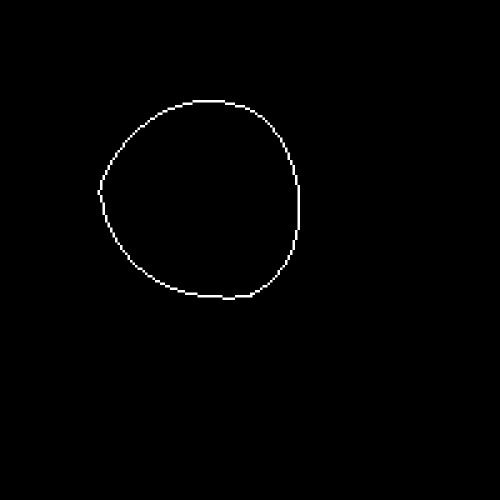
#> input picture data/toy_examples/input_toy/input_1000/FFF.jpg, 1000 x 1000 px, found by its file name (shown at 1/2 size); its folder holds 3 pictures in this run
$ python Scan_flood_fill_time_size.py
#> lines starting #> are read from the running program, lines starting #| are printed output that depends on the picture; after the words box and inside, x2 and y2 are one past the last pixel; in counts of white or black regions, pixels touching at a corner belong together; pictures that were not available may be replaced by others from this repository, and a replacement may not be noted
# coding: utf-8
import numpy as np
import cv2
import time
import os

INPUT_PATH = 'F:/Scan-flood-Fill/data/toy_examples/input_toy/'
OUTPUT_PATH_FILL = 'F:/Scan-flood-Fill/data/toy_examples/output_Scan_flood_Fill_toy/'
colorThreshold = 35

def del_file(path):
    # delete files
    for i in os.listdir(path):
        path_file = os.path.join(path, i)
        if os.path.isfile(path_file):
            os.remove(path_file)
        else:
            del_file(path_file)

def pad_with(vector, pad_width, iaxis, kwargs):
    pad_value = kwargs.get('padder', 0)
    vector[:pad_width[0]] = pad_value
    vector[-pad_width[1]:] = pad_value
    return vector

def readAndPad(imagePath, backGroundColour):
    img = cv2.imread(imagePath, 0)
    padImg = np.pad(img,1,pad_with, padder=backGroundColour)
    height, width = padImg.shape[:2]
    return padImg, height, width

def cropAndReverse(img, height, width, backGroundColor, labelColor, fillColor, maskColor):
    croppedImg = np.delete((np.delete(img, [0, width-1], axis=1)), [0, height-1], axis=0)
    for x in range(height-2):
        for y in range(width-2):
            # label is the color that is temporarily used to fill exterior
            if croppedImg[x,y] == labelColor:
                croppedImg[x,y] = backGroundColor
            if croppedImg[x, y] == fillColor:
                croppedImg[x, y] = maskColor
    return croppedImg

def cvFloodFill(img, height, width, seedPosition, fillColor):
    mask = np.zeros([height+2, width +2], np.uint8)
    cv2.floodFill(img, mask, seedPosition, newVal = fillColor, loDiff = 50, upDiff = 50, flags = 4)

def holesInHoles(imgPath, savePath, backGroundColor, boundaryColor, labelColor, fillColor, maskColor):
    padImg, height, width = readAndPad(imgPath, backGroundColor)
    seedPosition = (0, 0)
    cvFloodFill(padImg, height, width, seedPosition, labelColor)
    for x in range(height):
        for y in range(width):
            pixelValue = padImg[x, y]
            if abs(pixelValue - backGroundColor) < colorThreshold:
                seedPosition = (y,x)
                i = 1
                while abs(padImg[x, y-i] - boundaryColor) < colorThreshold:
                    i = i + 1
                if abs(padImg[x, y-i] - labelColor) < colorThreshold:
                    cvFloodFill(padImg, height, width, seedPosition, fillColor)
                else:
                    cvFloodFill(padImg, height, width, seedPosition, labelColor)

    resultImg = cropAndReverse(padImg, height, width, backGroundColor, labelColor, fillColor, maskColor)
    cv2.imwrite(savePath, resultImg, [int(cv2.IMWRITE_JPEG_QUALITY), 100])
def holeFill_main():
    fill_time = np.zeros([10])
    boundaryColor = 255
    fillColor = 128
    labelColor = 80
    backGroundColor = 0
    maskColor = 255
    for i, n in enumerate(range(200, 400, 200)):
        output_folder_name = 'improved_size_' + str(n)
        input_folder_name = 'input_' + str(n)
        input_path = os.path.join(INPUT_PATH, input_folder_name)
        output_path_fill = os.path.join(OUTPUT_PATH_FILL, output_folder_name)
        #os.mkdir(output_path_fill)
        #uncomment to generate folder for the results
        # delete previous files
        del_file(output_path_fill)
        start = time.clock()
        for root, dirs, files in os.walk(input_path):
            for f in files:
                holesInHoles(os.path.join(input_path, f), os.path.join(output_path_fill, f), backGroundColor, boundaryColor, labelColor, fillColor, maskColor)
#> in readAndPad, img is the input picture: shape (1000, 1000); min 0, max 255, mean 1.4
#> in holesInHoles, `padImg, height, width = readAndPad(imgPath, backGroundColor)`: height = 1002
#> in cvFloodFill, `cv2.floodFill(img, mask, seedPosition, newVal = fillColor, loDiff = 50..`:
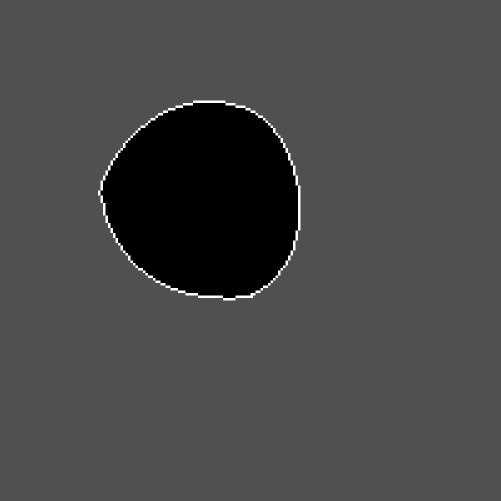
#> img: shape (1002, 1002) (shown at 1/2 size); min 0, max 255, mean 71.5
#> after the loop in holesInHoles, `for x in range(height):`:
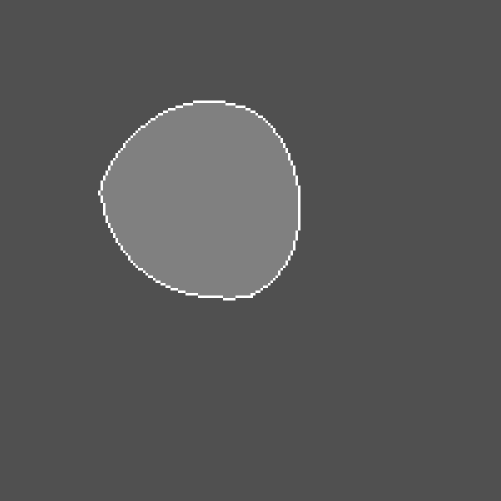
#> padImg: shape (1002, 1002) (shown at 1/2 size); 11.84% of pixels changed, all inside (x1, y1, x2, y2) = (201, 206, 596, 596)
#> after the loop in cropAndReverse, `for x in range(height-2):`:
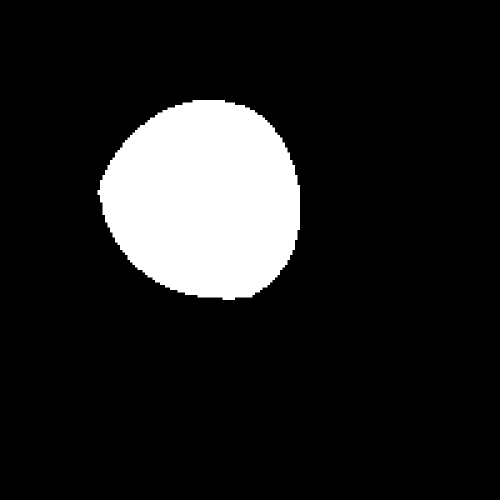
#> croppedImg: shape (1000, 1000) (shown at 1/2 size); min 0, max 255, mean 31.7
        elapsed = (time.clock() - start)
        print("Scan-flood Fill time used for size {} is:".format(str(n)))
        print(elapsed)
        fill_time[i] = elapsed
    print(fill_time)
    np.savetxt("Scan_flood_Fill_time_size.csv", fill_time, delimiter=",")


if __name__ == '__main__':
    holeFill_main()

$ run again, on data/toy_examples/input_toy/input_1000/FTF.jpg
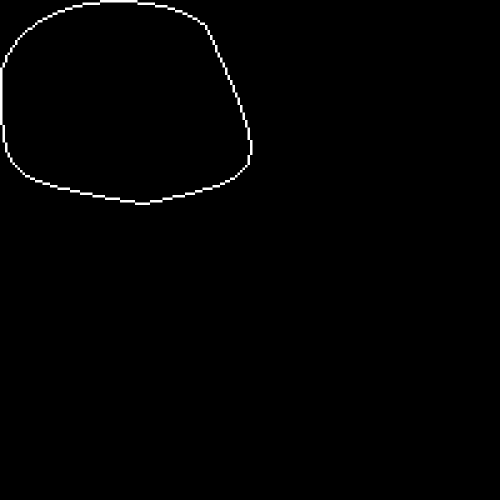
#> input picture data/toy_examples/input_toy/input_1000/FTF.jpg, 1000 x 1000 px, found by its file name (shown at 1/2 size)
#> in readAndPad, img is the input picture: shape (1000, 1000); min 0, max 255, mean 1.7
#> in holesInHoles, `padImg, height, width = readAndPad(imgPath, backGroundColor)`: height = 1002
#> img: shape (1002, 1002)
#> after the loop in holesInHoles, `for x in range(height):`:
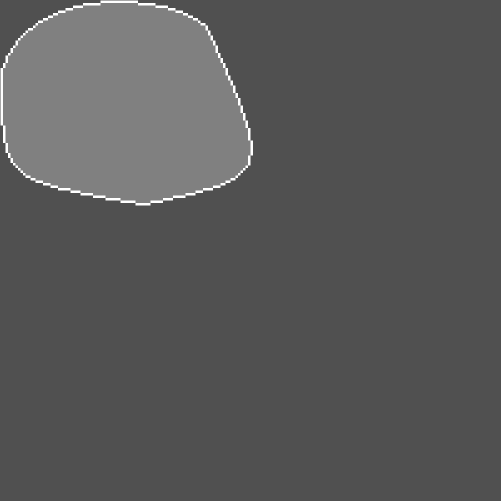
#> padImg: shape (1002, 1002) (shown at 1/2 size); min 80, max 255, mean 88.8
#> after the loop in cropAndReverse, `for x in range(height-2):`:
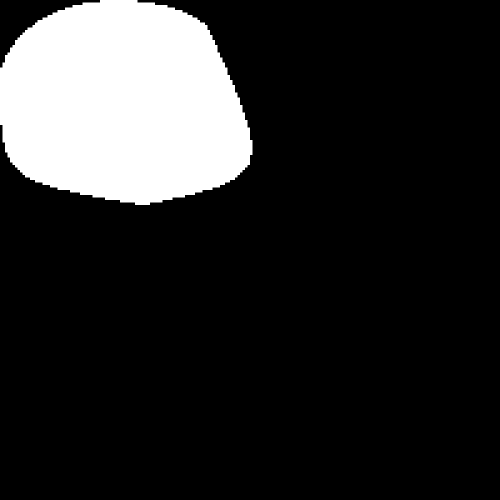
#> croppedImg: shape (1000, 1000) (shown at 1/2 size); min 0, max 255, mean 42.1
